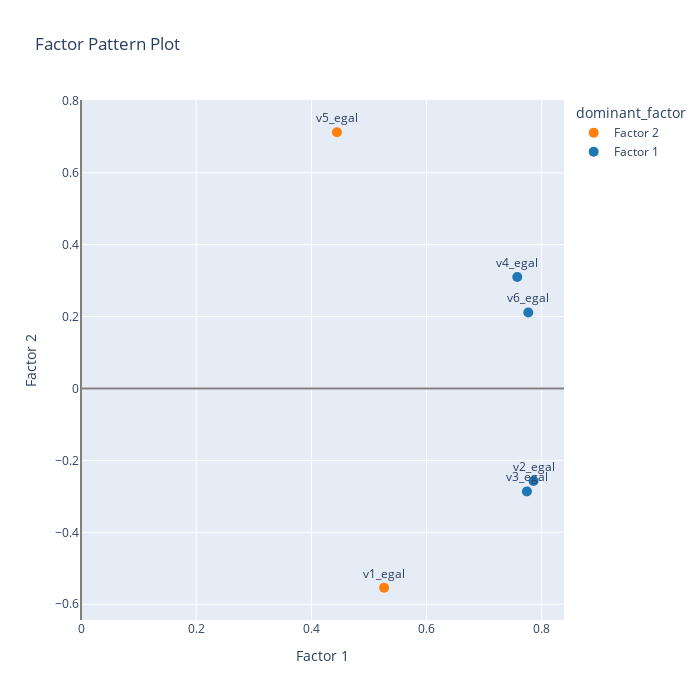

Notebook cell for this chart:
### Code cell
plot_loadings(loadings_22)

### Figure 1 — Plotly figure (JSON) as saved in the notebook; plotly's stock layout.template omitted (floating-point values rounded to 4 significant figures)
{"data": [{"hovertemplate": "dominant_factor=Factor 2<br>Factor 1=%{x}<br>Factor 2=%{y}<br>item=%{text}<extra></extra>", "legendgroup": "Factor 2", "marker": {"color": "#ff7f0e", "size": 10, "symbol": "circle"}, "mode": "markers+text", "name": "Factor 2", "orientation": "v", "showlegend": true, "text": ["v1_egal", "v5_egal"], "textposition": "top center", "type": "scatter", "x": [0.5263, 0.4444], "xaxis": "x", "y": [-0.5542, 0.7126], "yaxis": "y"}, {"hovertemplate": "dominant_factor=Factor 1<br>Factor 1=%{x}<br>Factor 2=%{y}<br>item=%{text}<extra></extra>", "legendgroup": "Factor 1", "marker": {"color": "#1f77b4", "size": 10, "symbol": "circle"}, "mode": "markers+text", "name": "Factor 1", "orientation": "v", "showlegend": true, "text": ["v2_egal", "v3_egal", "v4_egal", "v6_egal"], "textposition": "top center", "type": "scatter", "x": [0.7857, 0.7742, 0.7574, 0.7765], "xaxis": "x", "y": [-0.2575, -0.2863, 0.3101, 0.2113], "yaxis": "y"}], "layout": {"height": 700, "legend": {"title": {"text": "dominant_factor"}, "tracegroupgap": 0}, "shapes": [{"line": {"color": "gray"}, "type": "line", "x0": 0, "x1": 1, "xref": "x domain", "y0": 0, "y1": 0, "yref": "y"}, {"line": {"color": "gray"}, "type": "line", "x0": 0, "x1": 0, "xref": "x", "y0": 0, "y1": 1, "yref": "y domain"}], "title": {"text": "Factor Pattern Plot"}, "width": 700, "xaxis": {"anchor": "y", "domain": [0, 1], "title": {"text": "Factor 1"}}, "yaxis": {"anchor": "x", "domain": [0, 1], "title": {"text": "Factor 2"}}}}
